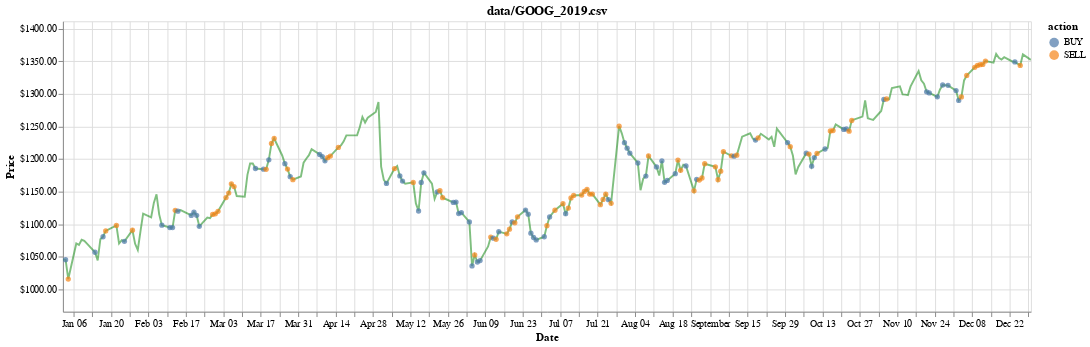

Here is the notebook cell this chart was saved with:
### Code cell
chart = visualize(df, history, title=test_stock)
chart

### Figure 1 — Vega-Lite specification as saved in the notebook (floating-point values rounded to 4 significant figures; data arrays with more than 128 entries replaced by an {"elided": "..."} marker saying what was removed)
{"config": {"view": {"continuousWidth": 400, "continuousHeight": 300}}, "layer": [{"mark": {"type": "line", "color": "green", "opacity": 0.5}, "encoding": {"x": {"field": "date", "type": "temporal"}, "y": {"axis": {"format": "$.2f", "title": "Price"}, "field": "position", "scale": {"clamp": true, "domain": [966.1, 1411.0]}, "type": "quantitative"}}, "selection": {"selector001": {"type": "interval", "bind": "scales", "encodings": ["x"]}}}, {"mark": {"type": "point", "filled": true}, "encoding": {"color": {"field": "action", "type": "nominal"}, "x": {"axis": {"title": "Date"}, "field": "date", "type": "temporal"}, "y": {"axis": {"format": "$.2f", "title": "Price"}, "field": "position", "scale": {"clamp": true, "domain": [966.1, 1411.0]}, "type": "quantitative"}}, "selection": {"selector002": {"type": "interval", "bind": "scales", "encodings": ["x"]}}, "transform": [{"filter": "(datum.action !== 'HOLD')"}]}], "data": {"name": "data-bb792d5b6a1542d567499731a6695c0f"}, "height": 300, "title": "data/GOOG_2019.csv", "width": 1000, "$schema": "https://vega.github.io/schema/vega-lite/v4.17.0.json", "datasets": {"data-bb792d5b6a1542d567499731a6695c0f": {"elided": "251 records"}}}
